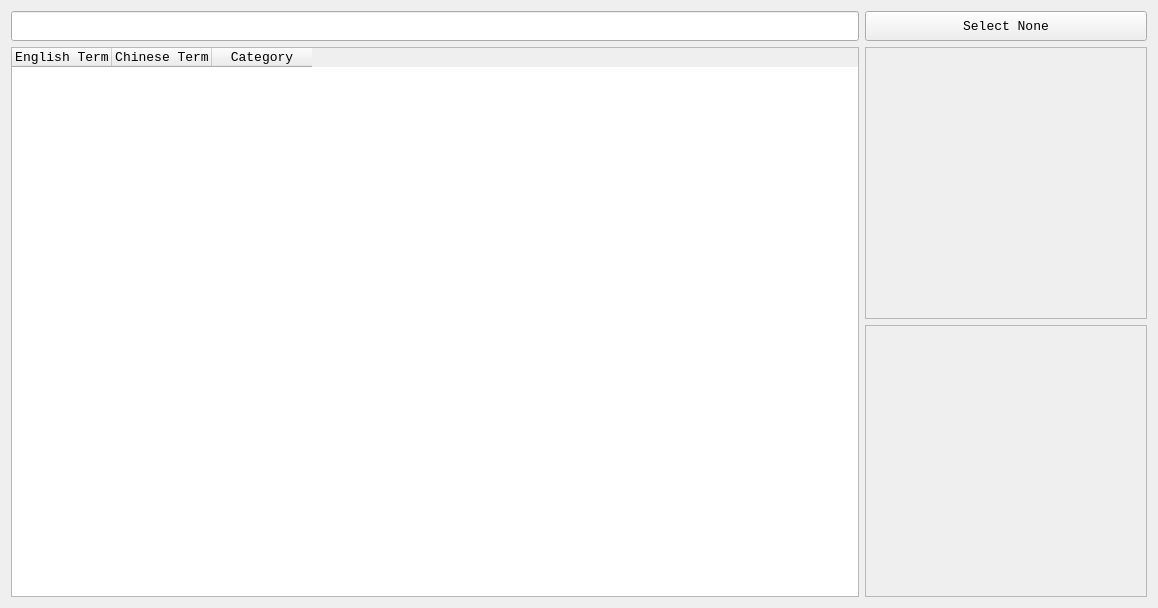
<?xml version="1.0" encoding="UTF-8"?>
<ui version="4.0">
 <class>Form</class>
 <widget class="QWidget" name="Form">
  <property name="geometry">
   <rect>
    <x>0</x>
    <y>0</y>
    <width>1158</width>
    <height>608</height>
   </rect>
  </property>
  <property name="font">
   <font>
    <family>Consolas</family>
    <pointsize>10</pointsize>
   </font>
  </property>
  <property name="windowTitle">
   <string>乐词网检索</string>
  </property>
  <layout class="QGridLayout" name="gridLayout" columnstretch="3,1">
   <item row="3" column="1">
    <widget class="QScrollArea" name="history_scrollArea">
     <property name="widgetResizable">
      <bool>true</bool>
     </property>
     <widget class="QWidget" name="scrollAreaWidgetContents_2">
      <property name="geometry">
       <rect>
        <x>0</x>
        <y>0</y>
        <width>281</width>
        <height>268</height>
       </rect>
      </property>
      <layout class="QVBoxLayout" name="verticalLayout">
       <item>
        <spacer name="verticalSpacer_2">
         <property name="orientation">
          <enum>Qt::Vertical</enum>
         </property>
         <property name="sizeHint" stdset="0">
          <size>
           <width>20</width>
           <height>40</height>
          </size>
         </property>
        </spacer>
       </item>
      </layout>
     </widget>
    </widget>
   </item>
   <item row="2" column="1">
    <widget class="QScrollArea" name="category_scrollArea">
     <property name="widgetResizable">
      <bool>true</bool>
     </property>
     <widget class="QWidget" name="scrollAreaWidgetContents">
      <property name="geometry">
       <rect>
        <x>0</x>
        <y>0</y>
        <width>281</width>
        <height>268</height>
       </rect>
      </property>
      <layout class="QVBoxLayout" name="verticalLayout_2"/>
     </widget>
    </widget>
   </item>
   <item row="2" column="0" rowspan="2">
    <widget class="QTableWidget" name="tableWidget">
     <property name="rowCount">
      <number>0</number>
     </property>
     <property name="columnCount">
      <number>3</number>
     </property>
     <column>
      <property name="text">
       <string>English Term</string>
      </property>
     </column>
     <column>
      <property name="text">
       <string>Chinese Term</string>
      </property>
     </column>
     <column>
      <property name="text">
       <string>Category</string>
      </property>
     </column>
    </widget>
   </item>
   <item row="1" column="0" colspan="2">
    <layout class="QHBoxLayout" name="buttons_horizontalLayout"/>
   </item>
   <item row="0" column="0">
    <widget class="QLineEdit" name="keyword_lineEdit">
     <property name="minimumSize">
      <size>
       <width>0</width>
       <height>30</height>
      </size>
     </property>
    </widget>
   </item>
   <item row="0" column="1">
    <widget class="QPushButton" name="select_none_pushButton">
     <property name="minimumSize">
      <size>
       <width>0</width>
       <height>30</height>
      </size>
     </property>
     <property name="text">
      <string>Select None</string>
     </property>
    </widget>
   </item>
  </layout>
 </widget>
 <tabstops>
  <tabstop>keyword_lineEdit</tabstop>
  <tabstop>tableWidget</tabstop>
  <tabstop>select_none_pushButton</tabstop>
  <tabstop>category_scrollArea</tabstop>
  <tabstop>history_scrollArea</tabstop>
 </tabstops>
 <resources/>
 <connections/>
</ui>
